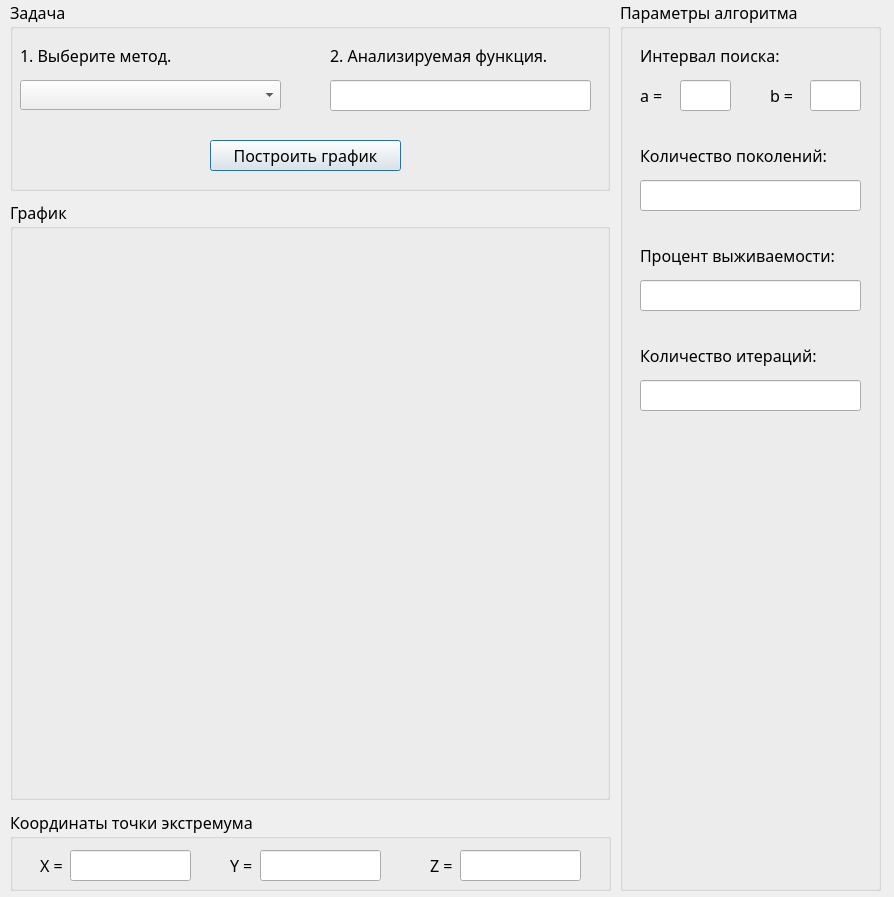
<?xml version="1.0" encoding="UTF-8"?>
<ui version="4.0">
 <class>Dialog</class>
 <widget class="QDialog" name="Dialog">
  <property name="geometry">
   <rect>
    <x>0</x>
    <y>0</y>
    <width>894</width>
    <height>897</height>
   </rect>
  </property>
  <property name="font">
   <font>
    <family>Calibri Light</family>
    <pointsize>12</pointsize>
   </font>
  </property>
  <property name="windowTitle">
   <string>Методы поисковой оптимизации</string>
  </property>
  <widget class="QGroupBox" name="groupBox_4">
   <property name="geometry">
    <rect>
     <x>620</x>
     <y>0</y>
     <width>261</width>
     <height>891</height>
    </rect>
   </property>
   <property name="title">
    <string>Параметры алгоритма</string>
   </property>
   <widget class="QLabel" name="label_12">
    <property name="geometry">
     <rect>
      <x>20</x>
      <y>40</y>
      <width>201</width>
      <height>31</height>
     </rect>
    </property>
    <property name="text">
     <string>Интервал поиска:</string>
    </property>
   </widget>
   <widget class="QLabel" name="label_13">
    <property name="geometry">
     <rect>
      <x>20</x>
      <y>80</y>
      <width>41</width>
      <height>31</height>
     </rect>
    </property>
    <property name="text">
     <string>a = </string>
    </property>
   </widget>
   <widget class="QLineEdit" name="lineEdit_10">
    <property name="geometry">
     <rect>
      <x>60</x>
      <y>80</y>
      <width>51</width>
      <height>31</height>
     </rect>
    </property>
   </widget>
   <widget class="QLabel" name="label_14">
    <property name="geometry">
     <rect>
      <x>150</x>
      <y>80</y>
      <width>41</width>
      <height>31</height>
     </rect>
    </property>
    <property name="text">
     <string>b = </string>
    </property>
   </widget>
   <widget class="QLineEdit" name="lineEdit_11">
    <property name="geometry">
     <rect>
      <x>190</x>
      <y>80</y>
      <width>51</width>
      <height>31</height>
     </rect>
    </property>
   </widget>
   <widget class="QLabel" name="label_15">
    <property name="geometry">
     <rect>
      <x>20</x>
      <y>140</y>
      <width>201</width>
      <height>31</height>
     </rect>
    </property>
    <property name="text">
     <string>Количество поколений:</string>
    </property>
   </widget>
   <widget class="QLineEdit" name="lineEdit_12">
    <property name="geometry">
     <rect>
      <x>20</x>
      <y>180</y>
      <width>221</width>
      <height>31</height>
     </rect>
    </property>
   </widget>
   <widget class="QLabel" name="label_16">
    <property name="geometry">
     <rect>
      <x>20</x>
      <y>240</y>
      <width>221</width>
      <height>31</height>
     </rect>
    </property>
    <property name="text">
     <string>Процент выживаемости:</string>
    </property>
   </widget>
   <widget class="QLineEdit" name="lineEdit_13">
    <property name="geometry">
     <rect>
      <x>20</x>
      <y>280</y>
      <width>221</width>
      <height>31</height>
     </rect>
    </property>
   </widget>
   <widget class="QLabel" name="label_17">
    <property name="geometry">
     <rect>
      <x>20</x>
      <y>340</y>
      <width>201</width>
      <height>31</height>
     </rect>
    </property>
    <property name="text">
     <string>Количество итераций:</string>
    </property>
   </widget>
   <widget class="QLineEdit" name="lineEdit_14">
    <property name="geometry">
     <rect>
      <x>20</x>
      <y>380</y>
      <width>221</width>
      <height>31</height>
     </rect>
    </property>
   </widget>
  </widget>
  <widget class="QGroupBox" name="groupBox">
   <property name="geometry">
    <rect>
     <x>10</x>
     <y>200</y>
     <width>600</width>
     <height>600</height>
    </rect>
   </property>
   <property name="title">
    <string>График</string>
   </property>
  </widget>
  <widget class="QGroupBox" name="groupBox_2">
   <property name="geometry">
    <rect>
     <x>10</x>
     <y>0</y>
     <width>600</width>
     <height>191</height>
    </rect>
   </property>
   <property name="title">
    <string>Задача</string>
   </property>
   <widget class="QComboBox" name="comboBox_2">
    <property name="geometry">
     <rect>
      <x>10</x>
      <y>80</y>
      <width>261</width>
      <height>30</height>
     </rect>
    </property>
    <property name="acceptDrops">
     <bool>false</bool>
    </property>
    <property name="autoFillBackground">
     <bool>false</bool>
    </property>
    <property name="editable">
     <bool>false</bool>
    </property>
    <property name="currentText">
     <string/>
    </property>
    <property name="currentIndex">
     <number>-1</number>
    </property>
    <property name="sizeAdjustPolicy">
     <enum>QComboBox::AdjustToContentsOnFirstShow</enum>
    </property>
    <property name="frame">
     <bool>true</bool>
    </property>
    <item>
     <property name="text">
      <string>Метод градиентного спуска с постоянным шагом</string>
     </property>
    </item>
    <item>
     <property name="text">
      <string>Симплекс-метод</string>
     </property>
    </item>
    <item>
     <property name="text">
      <string>Генетический алгоритм</string>
     </property>
    </item>
    <item>
     <property name="text">
      <string>Алгоритм роя частиц</string>
     </property>
    </item>
   </widget>
   <widget class="QLabel" name="label_18">
    <property name="geometry">
     <rect>
      <x>10</x>
      <y>40</y>
      <width>251</width>
      <height>31</height>
     </rect>
    </property>
    <property name="text">
     <string>1. Выберите метод.</string>
    </property>
   </widget>
   <widget class="QLabel" name="label_19">
    <property name="geometry">
     <rect>
      <x>320</x>
      <y>40</y>
      <width>241</width>
      <height>31</height>
     </rect>
    </property>
    <property name="text">
     <string>2. Анализируемая функция.</string>
    </property>
   </widget>
   <widget class="QLineEdit" name="lineEdit_15">
    <property name="geometry">
     <rect>
      <x>320</x>
      <y>80</y>
      <width>261</width>
      <height>31</height>
     </rect>
    </property>
    <property name="readOnly">
     <bool>true</bool>
    </property>
   </widget>
   <widget class="QPushButton" name="pushButton_2">
    <property name="geometry">
     <rect>
      <x>200</x>
      <y>140</y>
      <width>191</width>
      <height>31</height>
     </rect>
    </property>
    <property name="text">
     <string>Построить график</string>
    </property>
   </widget>
  </widget>
  <widget class="QGroupBox" name="groupBox_3">
   <property name="geometry">
    <rect>
     <x>10</x>
     <y>810</y>
     <width>601</width>
     <height>81</height>
    </rect>
   </property>
   <property name="title">
    <string>Координаты точки экстремума</string>
   </property>
   <widget class="QLabel" name="label_20">
    <property name="geometry">
     <rect>
      <x>30</x>
      <y>40</y>
      <width>55</width>
      <height>31</height>
     </rect>
    </property>
    <property name="text">
     <string>X = </string>
    </property>
   </widget>
   <widget class="QLineEdit" name="lineEdit_16">
    <property name="geometry">
     <rect>
      <x>60</x>
      <y>40</y>
      <width>121</width>
      <height>31</height>
     </rect>
    </property>
    <property name="readOnly">
     <bool>true</bool>
    </property>
   </widget>
   <widget class="QLabel" name="label_21">
    <property name="geometry">
     <rect>
      <x>220</x>
      <y>40</y>
      <width>55</width>
      <height>31</height>
     </rect>
    </property>
    <property name="text">
     <string>Y = </string>
    </property>
   </widget>
   <widget class="QLineEdit" name="lineEdit_17">
    <property name="geometry">
     <rect>
      <x>250</x>
      <y>40</y>
      <width>121</width>
      <height>31</height>
     </rect>
    </property>
    <property name="text">
     <string/>
    </property>
    <property name="readOnly">
     <bool>true</bool>
    </property>
   </widget>
   <widget class="QLineEdit" name="lineEdit_18">
    <property name="geometry">
     <rect>
      <x>450</x>
      <y>40</y>
      <width>121</width>
      <height>31</height>
     </rect>
    </property>
    <property name="text">
     <string/>
    </property>
    <property name="readOnly">
     <bool>true</bool>
    </property>
   </widget>
   <widget class="QLabel" name="label_22">
    <property name="geometry">
     <rect>
      <x>420</x>
      <y>40</y>
      <width>55</width>
      <height>31</height>
     </rect>
    </property>
    <property name="text">
     <string>Z = </string>
    </property>
   </widget>
  </widget>
 </widget>
 <resources/>
 <connections/>
</ui>
